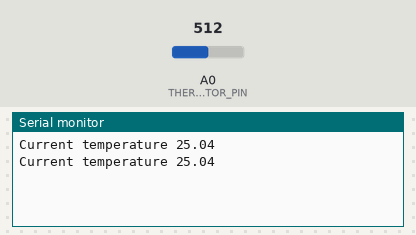
Recording of a sketch running on a simulated Arduino Uno, built with avr-gcc and run on an emulated ATmega328P. Parts: the last lines printed to the serial monitor. The inputs (shaded band) are chosen by the test bench; at power-on: A0 (THERMISTOR_PIN) = 512.

Above: at 1.8 s.
1.9 s: A0 (THERMISTOR_PIN) set to 716
At 2.8 s:
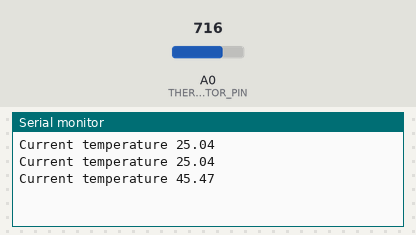
3.4 s: A0 (THERMISTOR_PIN) set to 900
At 4.7 s:
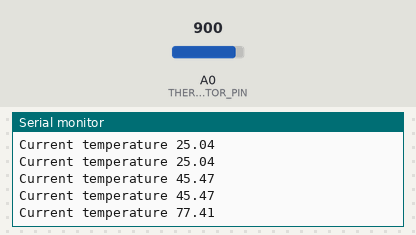
Timing chart, 0 to 6.4 s (numbered marks = the images above; inputs shaded):
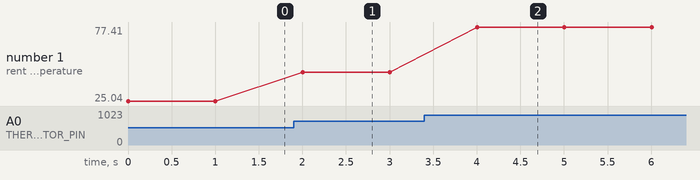

Measured:
- after the input at 1.9 s, the serial monitor: prints a new line after 0.10 s (image 1)
- after the input at 3.4 s, the serial monitor: prints a new line after 0.60 s (image 2)
- plotted number 1: 25.04 → 45.47 after the input at 1.9 s, 45.47 → 77.41 after the input at 3.4 s

The sketch:

analog_temp.ino
```cpp
#include "analog_temp.h"

float currentTemp;

void setup() {
  Serial.begin(9600);
}

void loop() {
  currentTemp = getTempThermistor();
  Serial.print("Current temperature ");
  Serial.println(currentTemp);
  delay(1000);
}
```

analog_temp.cpp
```cpp
#include "analog_temp.h"
#include "Arduino.h"

int voltage;
float R1 = 10000;
float logR2, R2, temp;
float c1 = 0.001129148, c2 = 0.000234125, c3 = 0.0000000876741;

float getTempThermistor(void){
  voltage = analogRead(THERMISTOR_PIN);
  R2 = R1 * (1023.0 / voltage - 1.0);
  logR2 = log(R2);
  temp = (1.0 / (c1 + c2*logR2 + c3*logR2*logR2*logR2));
  temp -= 273.15;
  return temp;
}
```

analog_temp.h
```cpp
#ifndef ANALOG_TEMP_H_
#define ANALOG_TEMP_H_

#define THERMISTOR_PIN A0

float getTempThermistor(void);

#endif
```
